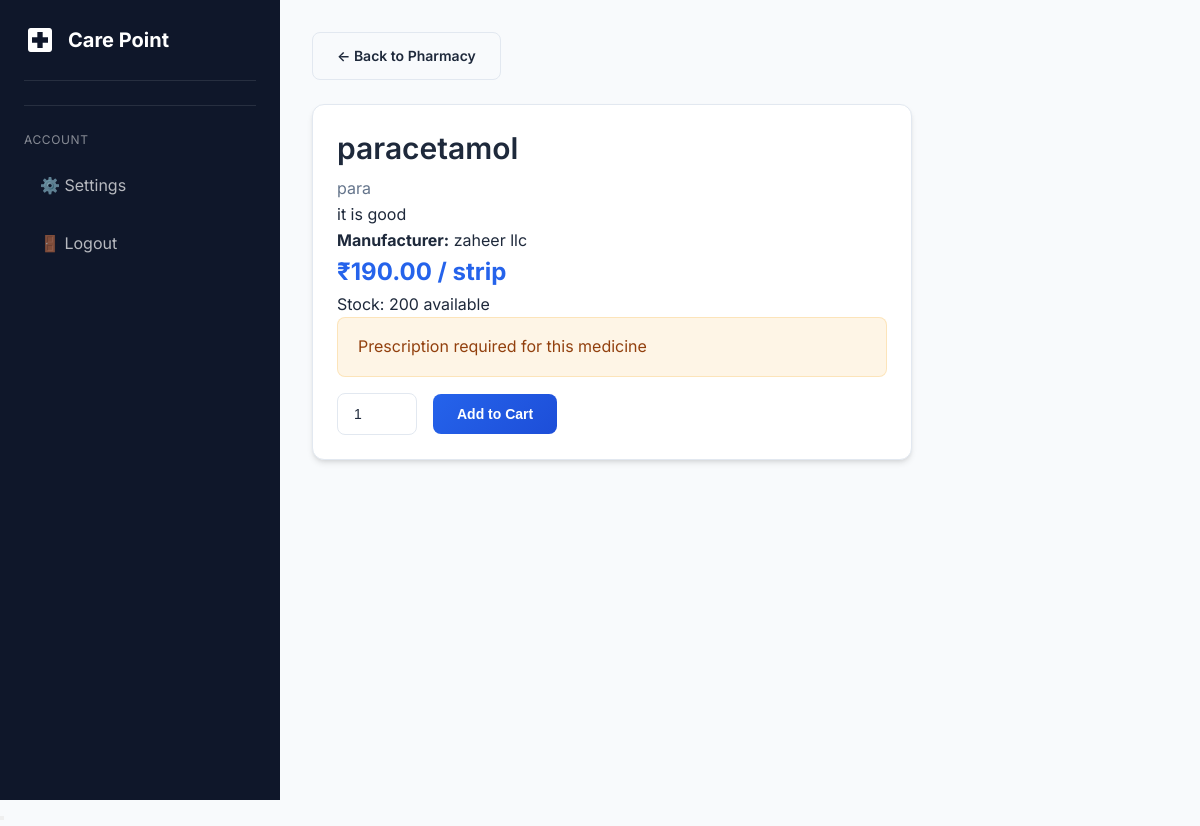
Screenshot of /pharmacy/medicines/1/ with the database file from the repository.
### pharmacy/models.py (models this page shows, shortened)
class Medicine(models.Model):
    name = models.CharField(max_length=200)
    generic_name = models.CharField(max_length=200, blank=True)
    manufacturer = models.CharField(max_length=200, blank=True)
    description = models.TextField(blank=True)
    price = models.DecimalField(max_digits=10, decimal_places=2)
    stock = models.PositiveIntegerField(default=0)
    unit = models.CharField(max_length=50, default='strip')  # strip, tablet, bottle, etc.
    prescription_required = models.BooleanField(default=True)
    image = models.ImageField(upload_to='medicines/', blank=True, null=True)
    is_active = models.BooleanField(default=True)
    created_at = models.DateTimeField(auto_now_add=True)
    updated_at = models.DateTimeField(auto_now=True)
    class Meta:
        ordering = ['name']

### pharmacy/views.py (the view)
# urls.py: path('medicines/<int:pk>/', views.medicine_detail, name='medicine_detail'),
def medicine_detail(request, pk):
    medicine = get_object_or_404(Medicine, pk=pk, is_active=True)
    context = {
        'medicine': medicine,
        'add_form': AddToCartForm(),
    }
    return render(request, 'pharmacy/medicine_detail.html', context)

### pharmacy/forms.py
class AddToCartForm(forms.Form):
    quantity = forms.IntegerField(
        min_value=1,
        max_value=10,
        initial=1,
        widget=forms.NumberInput(attrs={'class': 'form-control', 'style': 'width: 80px'})
    )

### templates/pharmacy/medicine_detail.html (shortened to what this page needs)
{% extends 'base.html' %}
{% load static %}
{% block extra_css %}
        <link rel="stylesheet" href="{% static 'css/style.css' %}">
    {% endblock %}
{% block content %}
<div class="dashboard-layout">
    {% include 'includes/sidebar.html' %}
    <main class="main-content">
        <a href="{% url 'pharmacy:medicine_list' %}" class="btn btn-secondary mb-3">← Back to Pharmacy</a>
        <div class="card" style="max-width: 600px;">
            <div class="card-body">
                <h2>{{ medicine.name }}</h2>
                <p class="text-secondary">{{ medicine.generic_name|default:"" }}</p>
                <p>{{ medicine.description|default:"Quality medicine for your health needs." }}</p>
                <p><strong>Manufacturer:</strong> {{ medicine.manufacturer|default:"-" }}</p>
                <p class="text-primary" style="font-size: 1.5rem; font-weight: 700;">₹{{ medicine.price }} / {{ medicine.unit }}</p>
                <p>Stock: {{ medicine.stock }} available</p>
                {% if medicine.prescription_required %}<div class="alert alert-warning">Prescription required for this medicine</div>{% endif %}
                <form method="post" action="{% url 'pharmacy:add_to_cart' medicine.pk %}">
                    <div class="d-flex gap-2 align-center">
                        {{ add_form.quantity }}
                        <button type="submit" class="btn btn-primary">Add to Cart</button>
                    </div>
                </form>
            </div>
        </div>
    </main>
</div>
{% endblock %}

### static/css/style.css (style rules this page uses)
:root { --primary-color: #2563eb; --primary-dark: #1d4ed8; --primary-light: #3b82f6; --secondary-color: #0891b2; --accent-color: #06b6d4; --success-color: #10b981; --warning-color: #f59e0b; --danger-color: #ef4444; --info-color: #6366f1; --bg-primary: #f8fafc; --bg-secondary: #ffffff; --bg-dark: #1e293b; --bg-darker: #0f172a; --text-primary: #1e293b; --text-secondary: #64748b; --text-light: #94a3b8; --text-white: #ffffff; --border-color: #e2e8f0; --shadow-sm: 0 1px 2px 0 rgb(0 0 0 / 0.05); --shadow-md: 0 4px 6px -1px rgb(0 0 0 / 0.1), 0 2px 4px -2px rgb(0 0 0 / 0.1); --shadow-lg: 0 10px 15px -3px rgb(0 0 0 / 0.1), 0 4px 6px -4px rgb(0 0 0 / 0.1); --shadow-xl: 0 20px 25px -5px rgb(0 0 0 / 0.1), 0 8px 10px -6px rgb(0 0 0 / 0.1); --radius-sm: 0.375rem; --radius-md: 0.5rem; --radius-lg: 0.75rem; --radius-xl: 1rem; --transition: all 0.3s ease; }
* { margin: 0; padding: 0; box-sizing: border-box; }
body { font-family: 'Inter', -apple-system, BlinkMacSystemFont, 'Segoe UI', Roboto, sans-serif; background-color: var(--bg-primary); color: var(--text-primary); line-height: 1.6; }
h1, h2, h3, h4, h5, h6 { font-weight: 600; line-height: 1.3; margin-bottom: 0.5rem; }
h2 { font-size: 1.875rem; }
a { color: var(--primary-color); text-decoration: none; transition: var(--transition); }
.btn { display: inline-flex; align-items: center; justify-content: center; gap: 0.5rem; padding: 0.75rem 1.5rem; font-size: 0.875rem; font-weight: 600; border-radius: var(--radius-md); border: none; cursor: pointer; transition: var(--transition); text-decoration: none; }
.btn-primary { background: linear-gradient(135deg, var(--primary-color), var(--primary-dark)); color: var(--text-white); }
.btn-secondary { background: var(--bg-primary); color: var(--text-primary); border: 1px solid var(--border-color); }
.card { background: var(--bg-secondary); border-radius: var(--radius-lg); box-shadow: var(--shadow-md); border: 1px solid var(--border-color); overflow: hidden; transition: var(--transition); }
.card-body { padding: 1.5rem; }
.form-control { width: 100%; padding: 0.75rem 1rem; font-size: 0.875rem; border: 1px solid var(--border-color); border-radius: var(--radius-md); background: var(--bg-secondary); color: var(--text-primary); transition: var(--transition); }
.form-control::placeholder { color: var(--text-light); }
.alert { padding: 1rem 1.25rem; border-radius: var(--radius-md); margin-bottom: 1rem; display: flex; align-items: center; gap: 0.75rem; }
.alert-warning { background: rgba(245, 158, 11, 0.1); color: #92400e; border: 1px solid rgba(245, 158, 11, 0.2); }
.dashboard-layout { display: flex; min-height: 100vh; }
.main-content { flex: 1; margin-left: 280px; padding: 2rem; }
.text-primary { color: var(--primary-color); }
.text-secondary { color: var(--text-secondary); }
.mb-3 { margin-bottom: 1.5rem; }
.d-flex { display: flex; }
.align-center { align-items: center; }
.gap-2 { gap: 1rem; }

### rows the page displays
Medicine: name "paracetamol", generic_name "para", description "it is good", manufacturer "zaheer llc", price "190.00", unit "strip", stock "200"
